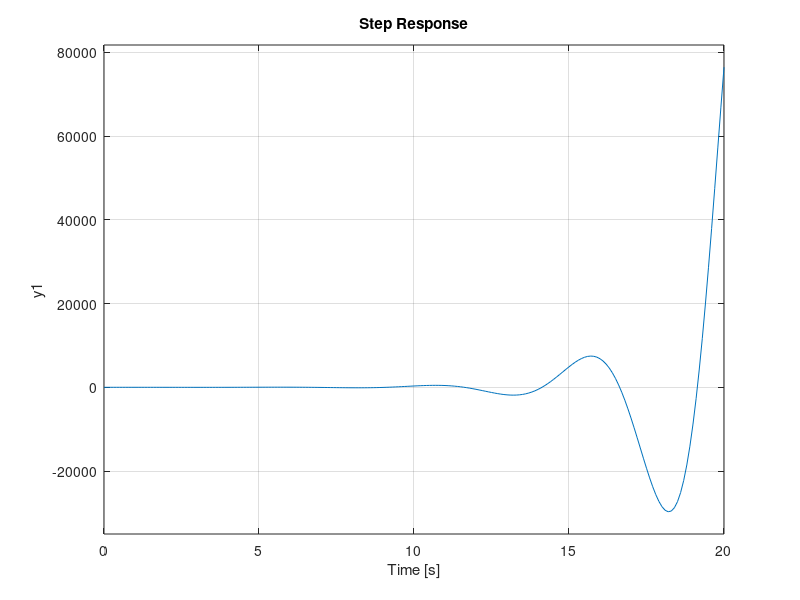

Recreate this plot in MATLAB.
clear
close all
clc

%% Define Transfer Function
%Mechanical Transational System (Mass, Spring, Damper)
%G(S) = 1 / s^2 + s + 1 


G_num = [6 5 4 3 2];
G_den = [1 2 3 4 5 6];
G = tf(G_num,G_den)

% Step Response 
step(G,0:0.1:20)


